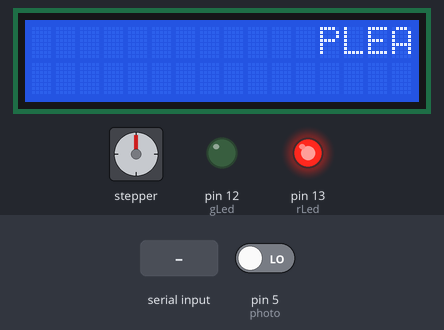
The sketch below on a simulated Arduino Uno, built with avr-gcc and run on an emulated ATmega328P. Shown: 16×2 character LCD, stepper motor, output pins drawn as LEDs (lit = HIGH). The inputs (shaded band) are chosen by the test bench; at power-on: pin 5 (photo) LOW. Stepper angles assume 200 steps per turn.

Above: at 1.2 s.
1.3 s: pin 5 (photo) driven HIGH
At 1.51 s:
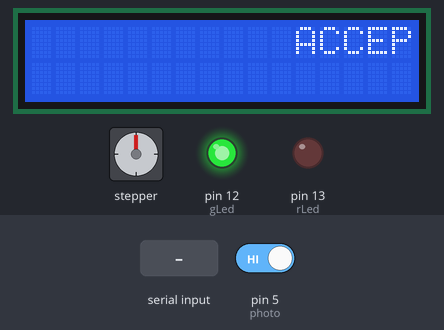
3.8 s: "S" received over the second serial link
At 4.04 s:
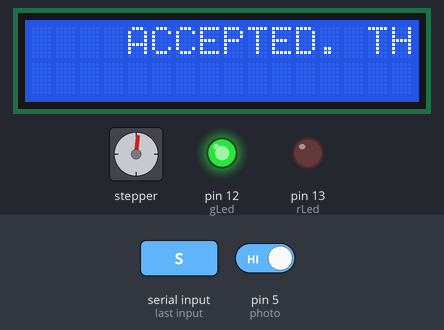
6.3 s: "R" received over the second serial link
At 6.63 s:
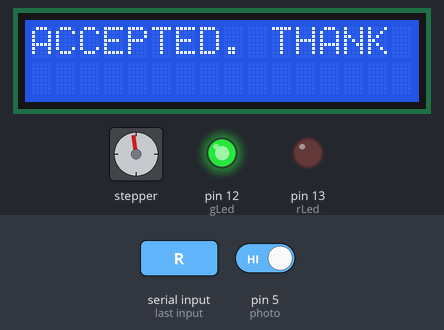
Timing chart, 0 to 9.3 s (numbered marks = the images above; inputs shaded):
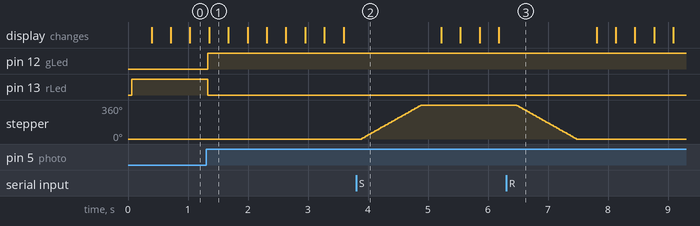

Measured:
- after the input at 1.3 s, pin 12 (gLed): LOW → HIGH at once; pin 13 (rLed): HIGH → LOW at once; the display: changes after 0.05 s (image 1)
- after the input at 3.8 s, stepper: turns 360° clockwise in 0.99 s, starting after 0.09 s
- after the input at 6.3 s, stepper: turns 360° counter-clockwise in 0.99 s, starting after 0.18 s

The sketch:

AmongUs_CardMission.ino
```cpp
// 카드 인식 미션
#include <LiquidCrystal_I2C.h>
#include <Stepper.h>
#include <SoftwareSerial.h>

int accepted = 0; // 카드 인식

char command; // 블루투스
SoftwareSerial BTSerial(2, 3);

const int stepsPerRevolution = 200; // 모터
Stepper myStepper(stepsPerRevolution, 8, 9, 10, 11);

LiquidCrystal_I2C lcd(0x27, 16, 2); // LCD

int rLed = 13; // LED, 포토 인터럽터
int gLed = 12;
int photo = 5;

void setup() {
  BTSerial.begin(9600);
  myStepper.setSpeed(60);
  pinMode(photo, INPUT);
  pinMode(rLed, OUTPUT);
  pinMode(gLed, OUTPUT);
  lcd.begin();
}

void loop() {
  if(BTSerial.available()>0){ // 블루투스 통신
    command = BTSerial.read();
    switch(command){
      case 'S':
        swipe();
        break;
      case 'R':
        reverse();
        break;
    }
  }

  int photoVal = digitalRead(photo); // 포토 인터럽터
  if (photoVal == HIGH){
     accepted = 1;
  }

  if (accepted == 0){ // 카드 인식
    digitalWrite(rLed, HIGH);
    digitalWrite(gLed, LOW);
    lcd.setCursor(16, 0);
    lcd.print("PLEASE SWIPE CARD");
    for (int position = 0; position < 1; position++) {
      lcd.scrollDisplayLeft();
      delay(300);
    }
  }
  else if (accepted == 1) {
    digitalWrite(rLed, LOW);
    digitalWrite(gLed, HIGH);
    lcd.setCursor(16, 0);
    lcd.print("ACCEPTED. THANK YOU.");
    for (int position = 0; position < 1; position++) {
      lcd.scrollDisplayLeft();
      delay(300);
    }
  }
}

void swipe() { // 카드 스와이프
  myStepper.step(stepsPerRevolution); // clockwise
  delay(300);
  myStepper.step(0);
}

void reverse() { // 카드 되돌리기
  myStepper.step(-stepsPerRevolution); // counterclockwise
  delay(300);
  myStepper.step(0);
}
```
